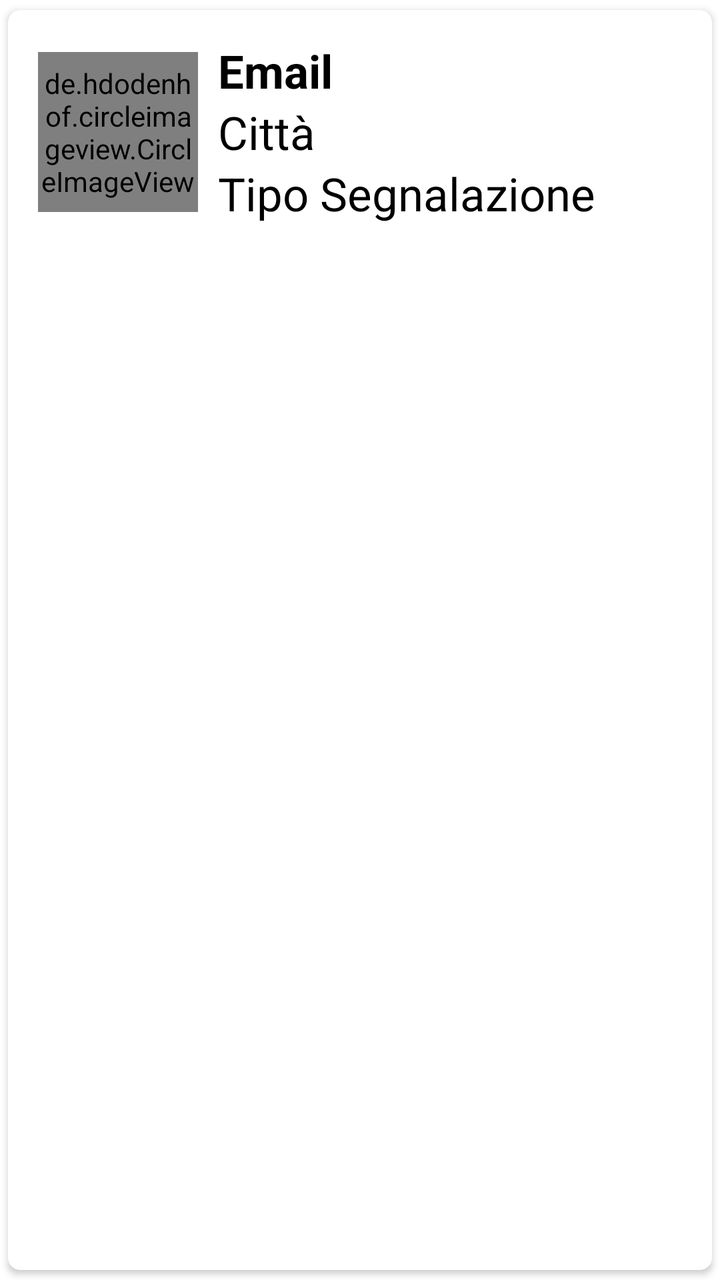
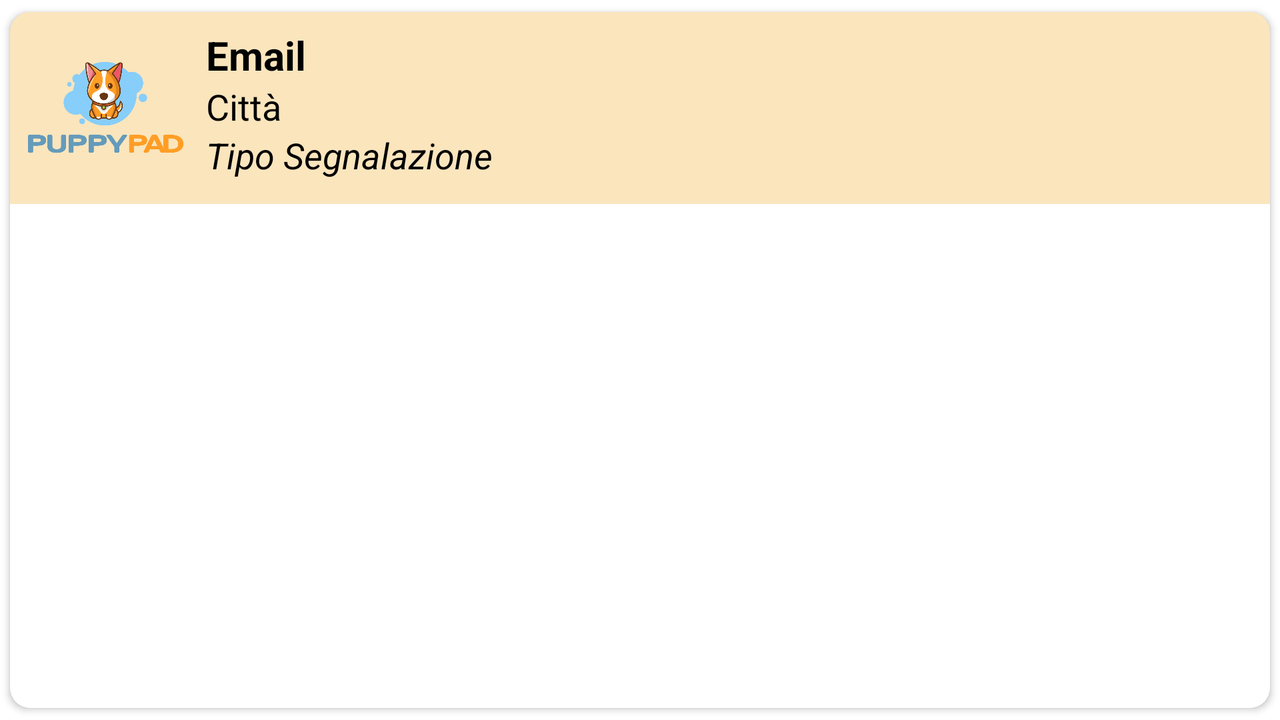

Compare how this app lays out the same screen by default and in its alternative resource folder. The renders come first, then the two layout files and the values they reference.
<!-- AndroidManifest.xml: application theme Theme.ProvaLogin -->
<!-- res/layout/segnalazioni_item.xml -->
<?xml version="1.0" encoding="utf-8"?>
<androidx.cardview.widget.CardView xmlns:android="http://schemas.android.com/apk/res/android"
    android:layout_width="match_parent"
    android:layout_height="wrap_content"
    xmlns:app="http://schemas.android.com/apk/res-auto"
    app:cardCornerRadius="6dp"
    android:elevation="6dp"
    app:cardUseCompatPadding="true">

    <RelativeLayout
        android:layout_width="match_parent"
        android:layout_height="wrap_content"
        android:padding="15dp">

        <de.hdodenhof.circleimageview.CircleImageView
            android:layout_width="80dp"
            android:layout_height="80dp"
            android:src="@mipmap/ic_launcher"
            android:layout_centerVertical="true"
            android:id="@+id/img1"
            app:civ_border_width="2dp"
            app:civ_border_color="#FF000000"/>

        <TextView
            android:layout_width="match_parent"
            android:layout_height="wrap_content"
            android:id="@+id/txt_email"
            android:text="Email"
            android:textStyle="bold"
            android:textSize="23sp"
            android:textColor="#000"
            android:layout_toRightOf="@+id/img1"
            android:layout_marginLeft="10dp" />

        <TextView
            android:layout_width="match_parent"
            android:layout_height="wrap_content"
            android:id="@+id/txt_città"
            android:text="Città"
            android:layout_below="@+id/txt_email"
            android:textSize="23sp"
            android:textColor="#000"
            android:layout_toRightOf="@+id/img1"
            android:layout_marginLeft="10dp" />

        <TextView
            android:layout_width="match_parent"
            android:layout_height="wrap_content"
            android:id="@+id/txt_tipo_segnalazione"
            android:text="Tipo Segnalazione"
            android:layout_below="@+id/txt_città"
            android:textSize="23sp"
            android:textColor="#000"
            android:layout_toRightOf="@+id/img1"
            android:layout_marginLeft="10dp" />


    </RelativeLayout>

</androidx.cardview.widget.CardView>
<!-- resources referenced by this layout -->
<resources>
  <style name="Theme.ProvaLogin" parent="Theme.MaterialComponents.DayNight.DarkActionBar">
          
          <item name="colorPrimary">@color/purple_500</item>
          <item name="colorPrimaryVariant">@color/purple_700</item>
          <item name="colorOnPrimary">@color/white</item>
          
          <item name="colorSecondary">@color/teal_200</item>
          <item name="colorSecondaryVariant">@color/teal_700</item>
          <item name="colorOnSecondary">@color/black</item>
          
          <item name="android:statusBarColor">?attr/colorPrimaryVariant</item>
          
      </style>
  <color name="purple_500">#FF6200EE</color>
  <color name="purple_700">#65503F</color>
  <color name="white">#FFFFFFFF</color>
  <color name="teal_200">#FF03DAC5</color>
  <color name="teal_700">#FF018786</color>
  <color name="black">#FF000000</color>
</resources>
<!-- res/layout-land/segnalazioni_item.xml (the author's variant of the layout above) -->
<!-- drawn on the phone turned sideways -->
<?xml version="1.0" encoding="utf-8"?>
<androidx.cardview.widget.CardView xmlns:android="http://schemas.android.com/apk/res/android"
    xmlns:tools="http://schemas.android.com/tools"
    android:layout_width="match_parent"
    android:layout_height="wrap_content"
    xmlns:app="http://schemas.android.com/apk/res-auto"
    app:cardCornerRadius="10dp"
    android:elevation="20dp"
    app:cardUseCompatPadding="true"

    >


    <RelativeLayout
        android:id="@+id/segnalazioni_item"
        android:layout_width="match_parent"
        android:layout_height="wrap_content"
        android:background="#ABF8D89D"
        android:padding="8dp">


        <ImageView
            android:id="@+id/img1"
            android:layout_width="80dp"
            android:layout_height="80dp"
            android:layout_centerVertical="true"
            android:src="@drawable/logo"
            app:civ_border_color="#FF000000"
            app:civ_border_width="2dp" />

        <TextView
            android:id="@+id/txt_email"
            android:layout_width="match_parent"
            android:layout_height="wrap_content"
            android:layout_marginLeft="10dp"
            android:layout_toRightOf="@+id/img1"
            android:text="Email"
            android:textColor="#000"
            android:textSize="20sp"
            android:textStyle="bold" />

        <TextView
            android:id="@+id/txt_città"
            android:layout_width="match_parent"
            android:layout_height="wrap_content"
            android:layout_below="@+id/txt_email"
            android:layout_marginLeft="10dp"
            android:layout_toRightOf="@+id/img1"
            android:text="Città"
            android:textColor="#000"
            android:textSize="18sp" />

        <TextView
            android:id="@+id/txt_tipo_segnalazione"
            android:layout_width="match_parent"
            android:layout_height="wrap_content"
            android:layout_below="@+id/txt_città"
            android:layout_marginLeft="10dp"
            android:layout_toRightOf="@+id/img1"
            android:text="Tipo Segnalazione"
            android:textColor="#000"
            android:textSize="18sp"
            android:textStyle="italic"
            />


    </RelativeLayout>

</androidx.cardview.widget.CardView>
<!-- resources referenced by the variant -->
<!-- as the phone turned sideways resolves them -->
<resources>
  <!-- drawable logo: png bitmap (drawable, 212769 bytes) -->
  <style name="Theme.ProvaLogin" parent="Theme.MaterialComponents.DayNight.DarkActionBar">
          
          <item name="colorPrimary">@color/purple_500</item>
          <item name="colorPrimaryVariant">@color/purple_700</item>
          <item name="colorOnPrimary">@color/white</item>
          
          <item name="colorSecondary">@color/teal_200</item>
          <item name="colorSecondaryVariant">@color/teal_700</item>
          <item name="colorOnSecondary">@color/black</item>
          
          <item name="android:statusBarColor">?attr/colorPrimaryVariant</item>
          
      </style>
  <color name="purple_500">#FF6200EE</color>
  <color name="purple_700">#65503F</color>
  <color name="white">#FFFFFFFF</color>
  <color name="teal_200">#FF03DAC5</color>
  <color name="teal_700">#FF018786</color>
  <color name="black">#FF000000</color>
</resources>
